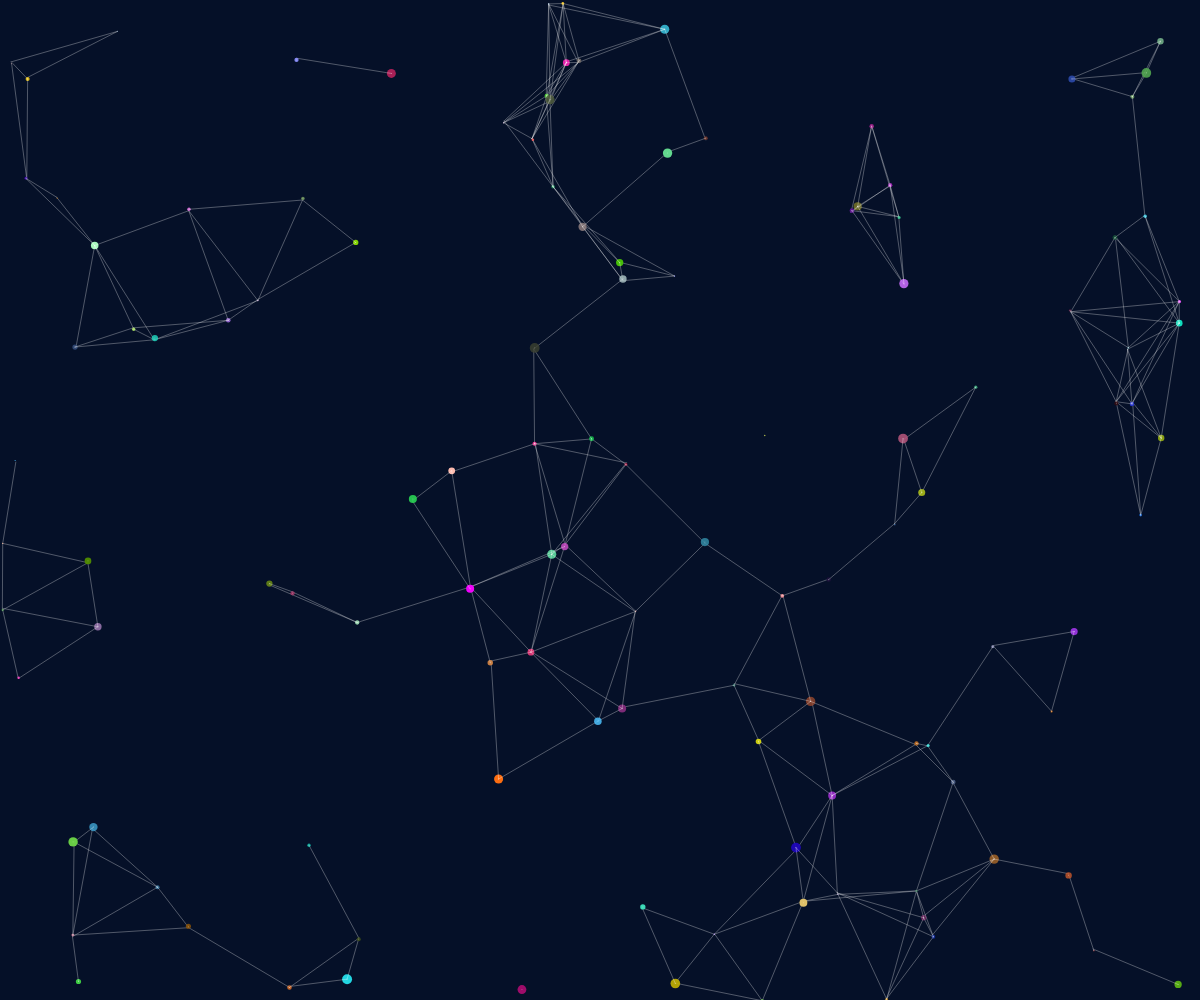
Frame 1 (no input)
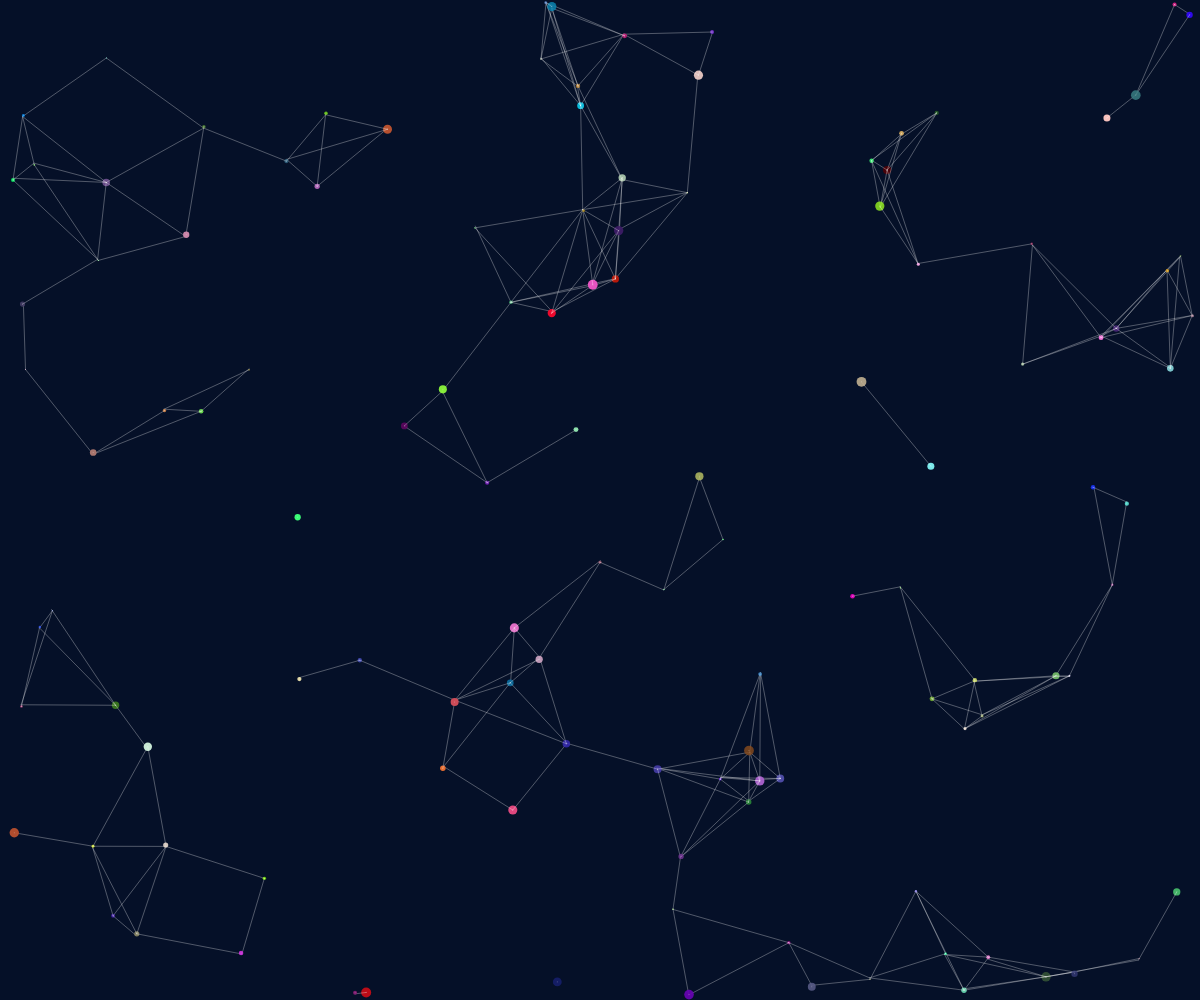
Frame 60 (no input)
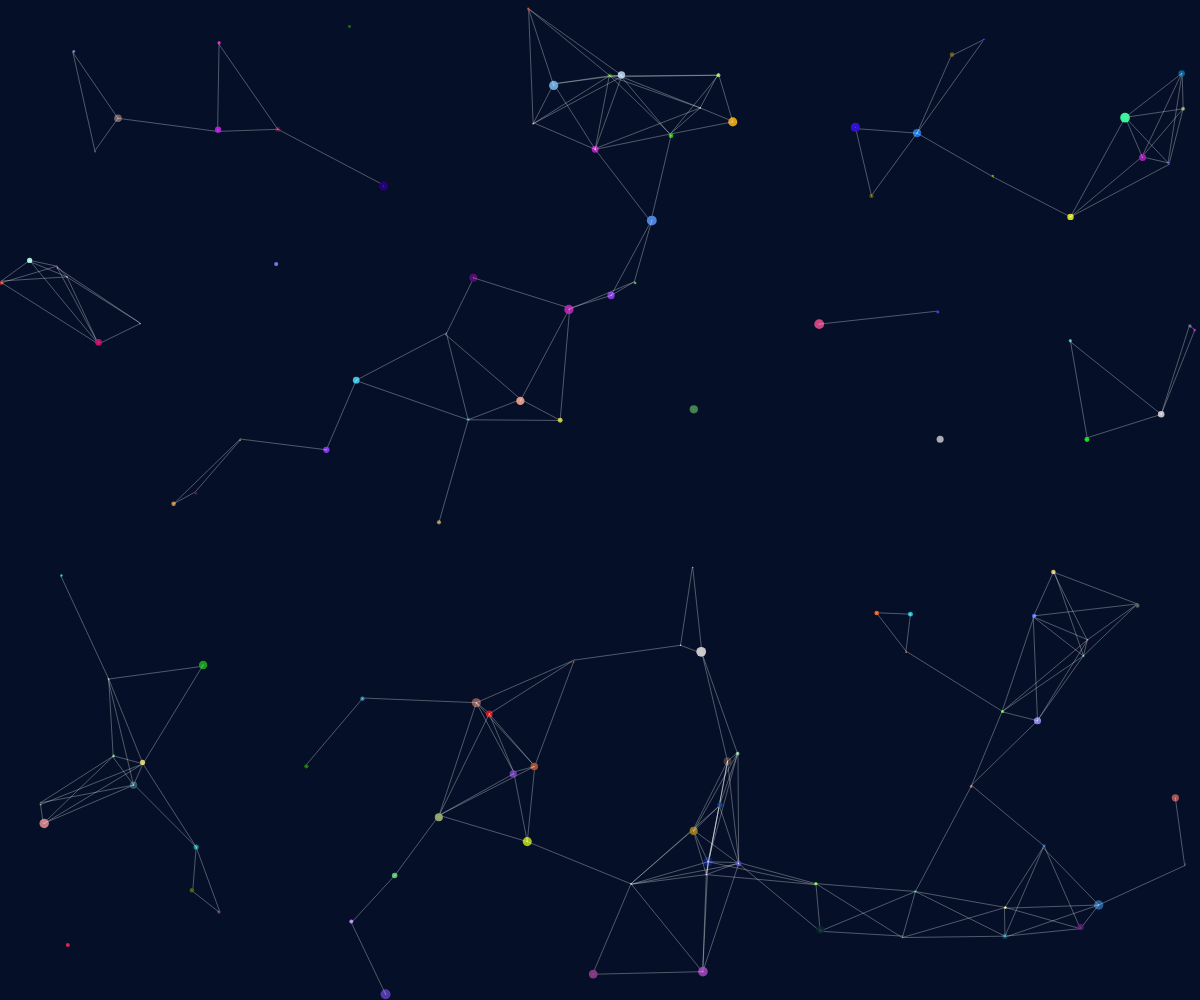
Frame 120 (the mouse pressed at the canvas centre since frame 60)

The p5.js sketch that drew these frames (run headless with seeded random() and noise() and a simulated clock; from frame 60 on, the mouse is pressed at the canvas centre):

// p5.js sketch
// ── sketch.js
const particles = []

//only run once
function setup() {
  createCanvas(window.innerWidth, window.innerHeight)
  const particleLength = Math.floor(window.innerWidth / 10)
  // console.log(particleLength)
  for (let i = 0; i < particleLength; i++) {
    particles.push(new Particle())
  }
}

function draw() {
  background(5, 16, 40)

  particles.forEach((p, index) => {
    p.update()
    p.draw()
    p.checkParticles(particles.slice(index))
  })
}
class Particle {
  constructor() {
    //position
    this.pos = createVector(random(width), random(height))
    //velocity
    this.vel = createVector(random(-1, 1), random(-2, 2))
    //size
    this.size = random(1, 10)
  }
  //update movement by adding velocity
  update() {
    this.pos.add(this.vel)
    this.edges()
    // if (this.size < 10) {
    //   this.size++
    // }
    // if (this.size === 10) {
    //   this.size = 1
    // }
  }
  //Draw single particle
  draw() {
    let r = random(255) // r is a random number between 0 - 255
    let g = random(255) // g is a random number betwen 100 - 200
    let b = random(255) // b is a random number between 0 - 100
    let a = random(200, 255) // a is a random number between 200 - 255
    noStroke()
    fill(r, g, b, a)
    // fill('rgba(255,255,255,0.5)')
    circle(this.pos.x, this.pos.y, this.size)
  }
  //Detect edges
  edges() {
    if (this.pos.x < 0 || this.pos.x > width) {
      this.vel.x *= -1
    }
    if (this.pos.y < 0 || this.pos.y > height) {
      this.vel.y *= -1
    }
  }
  //connect particles
  checkParticles(particles) {
    particles.forEach((particle) => {
      const d = dist(this.pos.x, this.pos.y, particle.pos.x, particle.pos.y)
      if (d < 120) {
        stroke('rgba(255,255,255,0.3)')
        line(this.pos.x, this.pos.y, particle.pos.x, particle.pos.y)
      }
    })
  }
}
